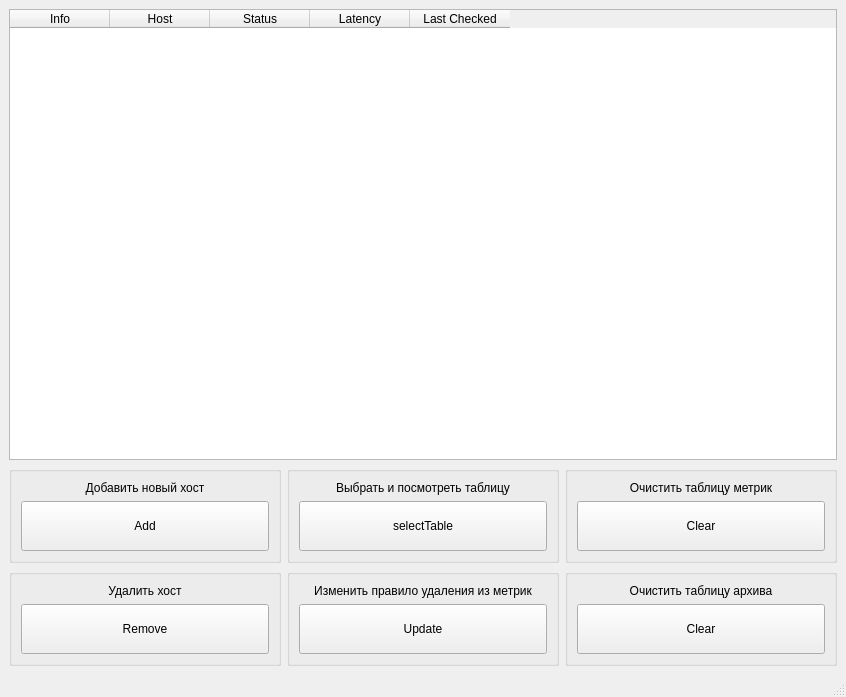
<?xml version="1.0" encoding="UTF-8"?>
<ui version="4.0">
 <class>MainWindow</class>
 <widget class="QMainWindow" name="MainWindow">
  <property name="geometry">
   <rect>
    <x>0</x>
    <y>0</y>
    <width>846</width>
    <height>697</height>
   </rect>
  </property>
  <property name="windowTitle">
   <string>MainWindow</string>
  </property>
  <widget class="QWidget" name="centralwidget">
   <layout class="QGridLayout" name="gridLayout">
    <item row="0" column="0">
     <widget class="QTableWidget" name="InfoTable">
      <property name="sizePolicy">
       <sizepolicy hsizetype="Expanding" vsizetype="Expanding">
        <horstretch>0</horstretch>
        <verstretch>0</verstretch>
       </sizepolicy>
      </property>
      <property name="editTriggers">
       <set>QAbstractItemView::EditTrigger::NoEditTriggers</set>
      </property>
      <property name="dragDropOverwriteMode">
       <bool>false</bool>
      </property>
      <property name="selectionMode">
       <enum>QAbstractItemView::SelectionMode::SingleSelection</enum>
      </property>
      <property name="selectionBehavior">
       <enum>QAbstractItemView::SelectionBehavior::SelectRows</enum>
      </property>
      <property name="textElideMode">
       <enum>Qt::TextElideMode::ElideMiddle</enum>
      </property>
      <column>
       <property name="text">
        <string>Info</string>
       </property>
      </column>
      <column>
       <property name="text">
        <string>Host</string>
       </property>
      </column>
      <column>
       <property name="text">
        <string>Status</string>
       </property>
      </column>
      <column>
       <property name="text">
        <string>Latency</string>
       </property>
      </column>
      <column>
       <property name="text">
        <string>Last Checked</string>
       </property>
      </column>
     </widget>
    </item>
    <item row="1" column="0">
     <layout class="QHBoxLayout" name="horizontalLayout">
      <item>
       <layout class="QVBoxLayout" name="verticalLayout_7">
        <item>
         <widget class="QGroupBox" name="groupBox">
          <property name="title">
           <string/>
          </property>
          <layout class="QVBoxLayout" name="verticalLayout_3">
           <item>
            <widget class="QLabel" name="label_add">
             <property name="text">
              <string>Добавить новый хост</string>
             </property>
             <property name="alignment">
              <set>Qt::AlignmentFlag::AlignCenter</set>
             </property>
             <property name="wordWrap">
              <bool>true</bool>
             </property>
            </widget>
           </item>
           <item>
            <widget class="QPushButton" name="addHost">
             <property name="minimumSize">
              <size>
               <width>100</width>
               <height>50</height>
              </size>
             </property>
             <property name="text">
              <string>Add</string>
             </property>
            </widget>
           </item>
          </layout>
         </widget>
        </item>
        <item>
         <widget class="QGroupBox" name="groupBox_2">
          <property name="title">
           <string/>
          </property>
          <layout class="QVBoxLayout" name="verticalLayout">
           <item>
            <widget class="QLabel" name="label_delete">
             <property name="text">
              <string>Удалить хост</string>
             </property>
             <property name="alignment">
              <set>Qt::AlignmentFlag::AlignCenter</set>
             </property>
             <property name="wordWrap">
              <bool>true</bool>
             </property>
            </widget>
           </item>
           <item>
            <widget class="QPushButton" name="deleteHost">
             <property name="minimumSize">
              <size>
               <width>100</width>
               <height>50</height>
              </size>
             </property>
             <property name="text">
              <string>Remove</string>
             </property>
            </widget>
           </item>
          </layout>
         </widget>
        </item>
       </layout>
      </item>
      <item>
       <layout class="QVBoxLayout" name="verticalLayout_8">
        <item>
         <widget class="QGroupBox" name="groupBox_6">
          <property name="title">
           <string/>
          </property>
          <layout class="QVBoxLayout" name="verticalLayout_6">
           <item>
            <widget class="QLabel" name="label_select">
             <property name="text">
              <string>Выбрать и посмотреть таблицу</string>
             </property>
             <property name="alignment">
              <set>Qt::AlignmentFlag::AlignCenter</set>
             </property>
             <property name="wordWrap">
              <bool>true</bool>
             </property>
            </widget>
           </item>
           <item>
            <widget class="QPushButton" name="selectTable">
             <property name="sizePolicy">
              <sizepolicy hsizetype="Minimum" vsizetype="Preferred">
               <horstretch>0</horstretch>
               <verstretch>50</verstretch>
              </sizepolicy>
             </property>
             <property name="text">
              <string>selectTable</string>
             </property>
            </widget>
           </item>
          </layout>
         </widget>
        </item>
        <item>
         <widget class="QGroupBox" name="groupBox_3">
          <property name="title">
           <string/>
          </property>
          <layout class="QVBoxLayout" name="verticalLayout_2">
           <item>
            <widget class="QLabel" name="label_change">
             <property name="text">
              <string>Изменить правило удаления из метрик</string>
             </property>
             <property name="alignment">
              <set>Qt::AlignmentFlag::AlignCenter</set>
             </property>
             <property name="wordWrap">
              <bool>true</bool>
             </property>
            </widget>
           </item>
           <item>
            <widget class="QPushButton" name="changeClearRules">
             <property name="minimumSize">
              <size>
               <width>100</width>
               <height>50</height>
              </size>
             </property>
             <property name="text">
              <string>Update</string>
             </property>
            </widget>
           </item>
          </layout>
         </widget>
        </item>
       </layout>
      </item>
      <item>
       <layout class="QVBoxLayout" name="verticalLayout_9">
        <item>
         <widget class="QGroupBox" name="groupBox_4">
          <property name="title">
           <string/>
          </property>
          <layout class="QVBoxLayout" name="verticalLayout_4">
           <item>
            <widget class="QLabel" name="label_clearMetrics">
             <property name="text">
              <string>Очистить таблицу метрик</string>
             </property>
             <property name="alignment">
              <set>Qt::AlignmentFlag::AlignCenter</set>
             </property>
             <property name="wordWrap">
              <bool>true</bool>
             </property>
            </widget>
           </item>
           <item>
            <widget class="QPushButton" name="clearMetrics">
             <property name="minimumSize">
              <size>
               <width>100</width>
               <height>50</height>
              </size>
             </property>
             <property name="text">
              <string>Clear</string>
             </property>
            </widget>
           </item>
          </layout>
         </widget>
        </item>
        <item>
         <widget class="QGroupBox" name="groupBox_5">
          <property name="title">
           <string/>
          </property>
          <layout class="QVBoxLayout" name="verticalLayout_5">
           <item>
            <widget class="QLabel" name="label_clearArchive">
             <property name="text">
              <string>Очистить таблицу архива</string>
             </property>
             <property name="alignment">
              <set>Qt::AlignmentFlag::AlignCenter</set>
             </property>
             <property name="wordWrap">
              <bool>true</bool>
             </property>
            </widget>
           </item>
           <item>
            <widget class="QPushButton" name="clearArchive">
             <property name="minimumSize">
              <size>
               <width>100</width>
               <height>50</height>
              </size>
             </property>
             <property name="text">
              <string>Clear</string>
             </property>
            </widget>
           </item>
          </layout>
         </widget>
        </item>
       </layout>
      </item>
     </layout>
    </item>
   </layout>
  </widget>
  <widget class="QMenuBar" name="menubar">
   <property name="geometry">
    <rect>
     <x>0</x>
     <y>0</y>
     <width>846</width>
     <height>21</height>
    </rect>
   </property>
  </widget>
  <widget class="QStatusBar" name="statusbar"/>
 </widget>
 <resources/>
 <connections/>
</ui>
